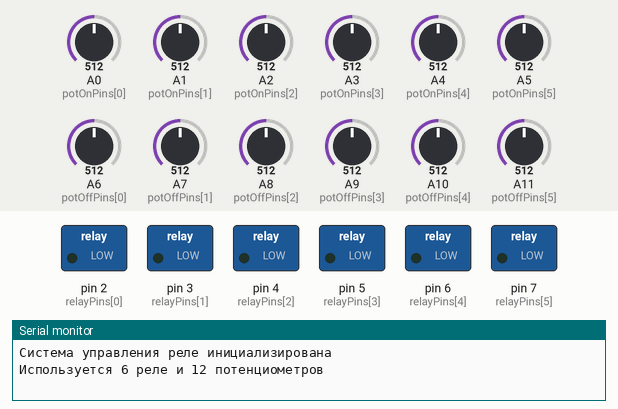
A sketch run on a simulated Arduino Mega 2560, built with avr-gcc and run on an emulated ATmega2560. On the bench: switched loads named in the sketch (green lamp = pin HIGH), the last lines printed to the serial monitor. The inputs (shaded band) are chosen by the test bench; at power-on: A0 (potOnPins[0]) = 512, A7 (potOffPins[1]) = 512, A1 (potOnPins[1]) = 512, A2 (potOnPins[2]) = 512, A3 (potOnPins[3]) = 512, A4 (potOnPins[4]) = 512, A5 (potOnPins[5]) = 512, A6 (potOffPins[0]) = 512, A8 (potOffPins[2]) = 512, A9 (potOffPins[3]) = 512, A10 (potOffPins[4]) = 512, A11 (potOffPins[5]) = 512.

Above: at 1.2 s.
1.3 s: A0 (potOnPins[0]) set to 456
4.3 s: A0 (potOnPins[0]) set to 429
At 6.0 s:
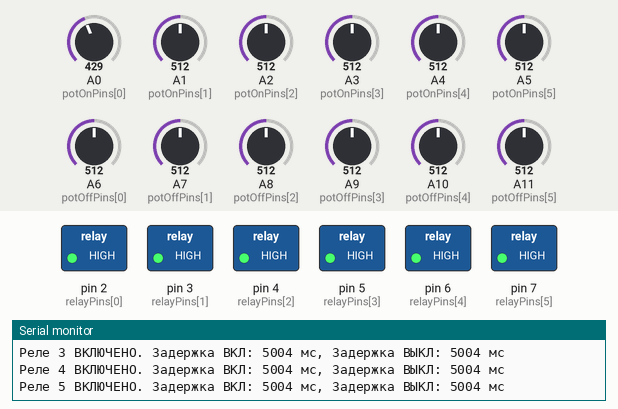
6.8 s: A7 (potOffPins[1]) set to 500
At 9.56 s:
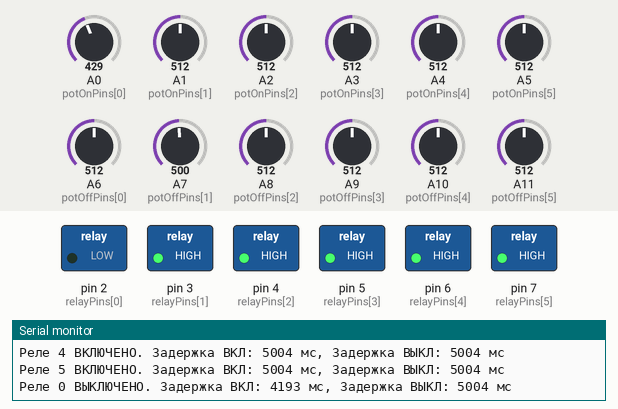
9.8 s: A7 (potOffPins[1]) set to 482
At 9.91 s:
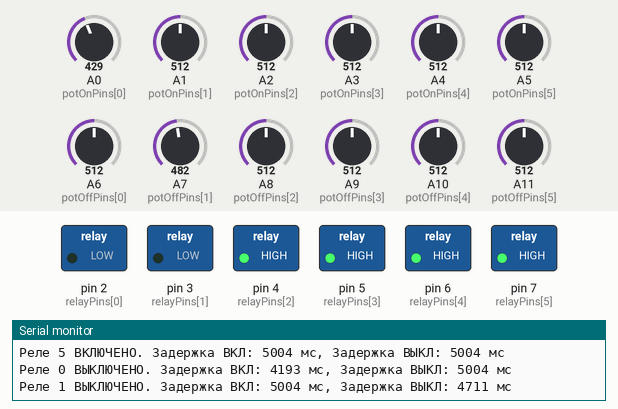
11.7 s: A1 (potOnPins[1]) set to 483
At 14.6 s:
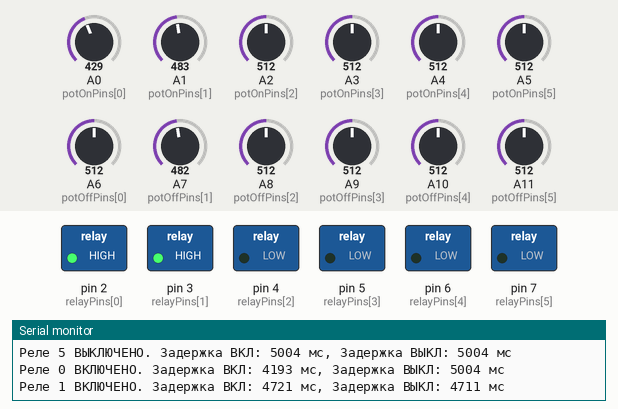
14.7 s: A2 (potOnPins[2]) set to 716
Timing chart, 0 to 21.5 s (numbered marks = the images above; inputs shaded):
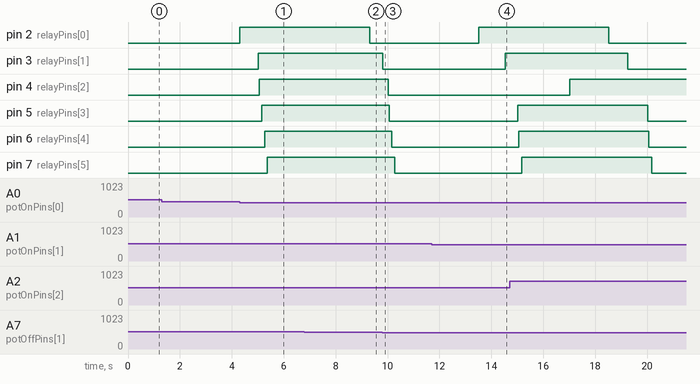

Measured:
- the behaviour switches between 439 and 438 on A0 (potOnPins[0]) (found by bisection; images 0 and 1)
- the behaviour switches between 491 and 490 on A7 (potOffPins[1]) (found by bisection; images 2 and 3)
- the behaviour switches between 501 and 500 on A1 (potOnPins[1]) (found by bisection; images 3 and 4)
- after the input at 1.3 s, every drawn part: stays the same
- after the input at 11.7 s, pin 3 (relayPins[1]): LOW → HIGH after 2.8 s

The sketch:

led-controller.ino
```cpp
// Определяем количество реле и пины
const int NUM_RELAYS = 6;
const int relayPins[NUM_RELAYS] = {2, 3, 4, 5, 6, 7}; // Пины для реле

// Пины для потенциометров включения и выключения
const int potOnPins[NUM_RELAYS] = {A0, A1, A2, A3, A4, A5};
const int potOffPins[NUM_RELAYS] = {A6, A7, A8, A9, A10, A11};

// Переменные для хранения времени
unsigned long previousMillis[NUM_RELAYS] = {0};
bool relayState[NUM_RELAYS] = {false}; // Текущее состояние реле

void setup() {
  // Инициализация последовательного порта для отладки
  Serial.begin(9600);

  // Настройка пинов реле как выходов
  for (int i = 0; i < NUM_RELAYS; i++) {
    pinMode(relayPins[i], OUTPUT);
    digitalWrite(relayPins[i], LOW); // Изначально выключаем все реле
  }

  Serial.println("Система управления реле инициализирована");
  Serial.println("Используется 6 реле и 12 потенциометров");
}

void loop() {
  unsigned long currentMillis = millis();

  for (int i = 0; i < NUM_RELAYS; i++) {
    // Читаем значения с потенциометров
    int potOnValue = analogRead(potOnPins[i]);
    int potOffValue = analogRead(potOffPins[i]);

    // Преобразуем значения в миллисекунды (0-1023 -> 0-10000 мс)
    unsigned long delayOn = map(potOnValue, 0, 1023, 0, 10000);
    unsigned long delayOff = map(potOffValue, 0, 1023, 0, 10000);

    // Управление реле на основе состояния и времени
    if (!relayState[i]) {
      // Реле выключено - ждем время включения
      if (currentMillis - previousMillis[i] >= delayOn) {
        relayState[i] = true;
        digitalWrite(relayPins[i], HIGH);
        previousMillis[i] = currentMillis;

        // Вывод отладочной информации
        Serial.print("Реле ");
        Serial.print(i);
        Serial.print(" ВКЛЮЧЕНО. Задержка ВКЛ: ");
        Serial.print(delayOn);
        Serial.print(" мс, Задержка ВЫКЛ: ");
        Serial.print(delayOff);
        Serial.println(" мс");
      }
    } else {
      // Реле включено - ждем время выключения
      if (currentMillis - previousMillis[i] >= delayOff) {
        relayState[i] = false;
        digitalWrite(relayPins[i], LOW);
        previousMillis[i] = currentMillis;

        // Вывод отладочной информации
        Serial.print("Реле ");
        Serial.print(i);
        Serial.print(" ВЫКЛЮЧЕНО. Задержка ВКЛ: ");
        Serial.print(delayOn);
        Serial.print(" мс, Задержка ВЫКЛ: ");
        Serial.print(delayOff);
        Serial.println(" мс");
      }
    }
  }

  // Небольшая задержка для стабильности
  delay(10);
}
```
